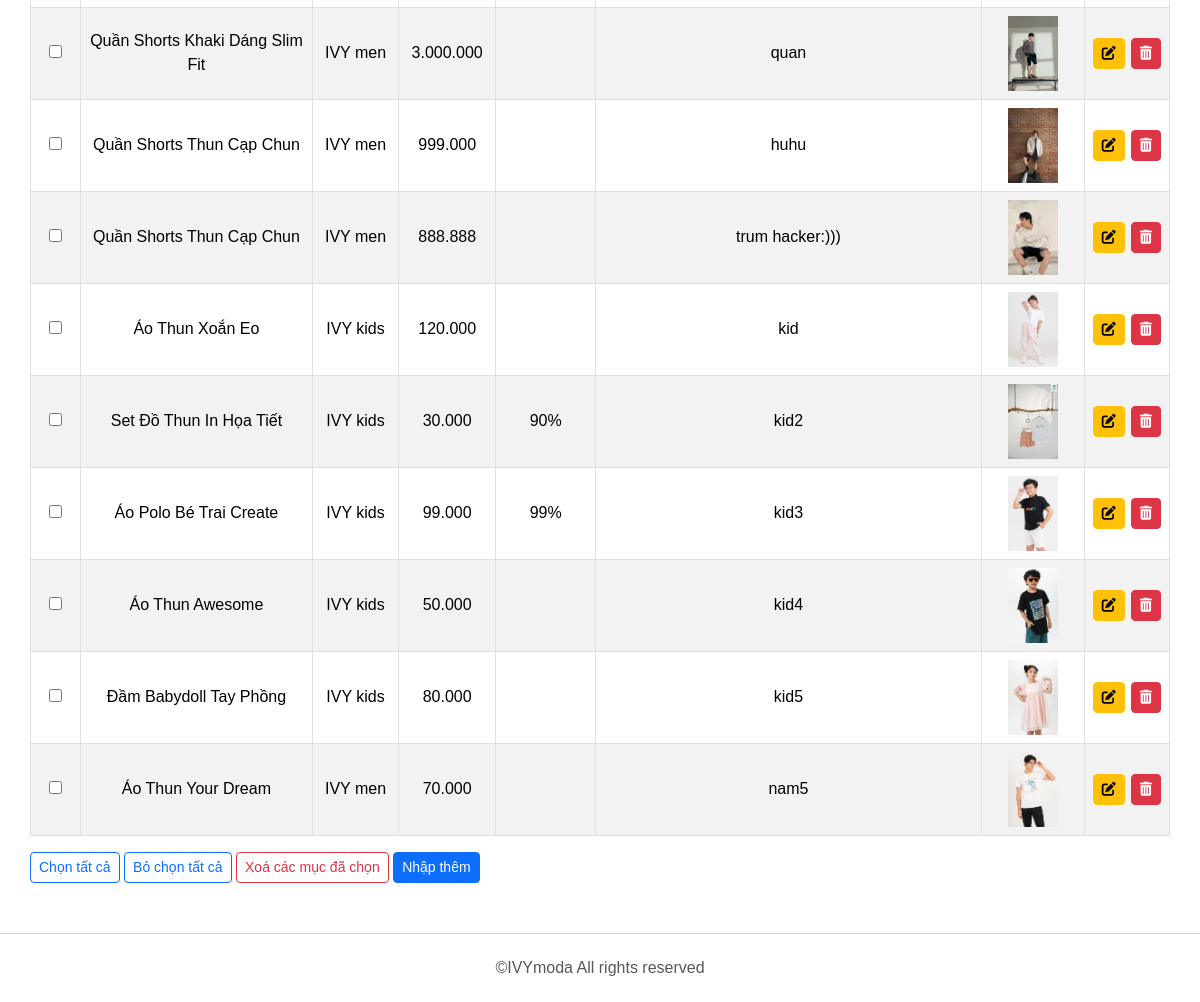
Before: /admin/hang-hoa/index.php?btn_list (signed in, lower part) with the older database file.
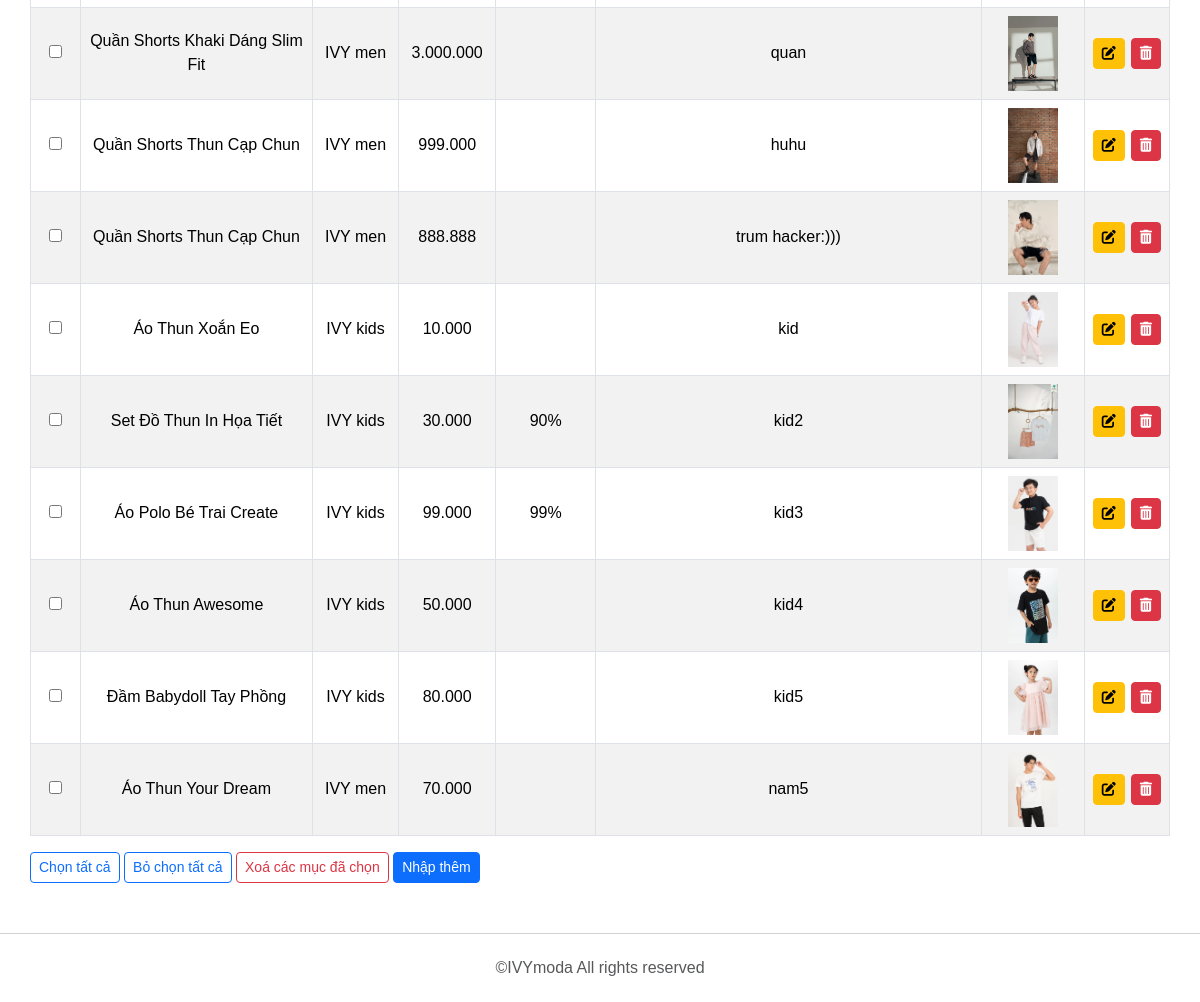
After: the same page with the newer database file.
### tables this page shows
CREATE TABLE `hang_hoa` (
  `ma_hang_hoa` int(10) NOT NULL,
  `ten_hang_hoa` varchar(256) NOT NULL,
  `hinh_anh` varchar(256) NOT NULL,
  `hinh_anh_nen` varchar(256) NOT NULL,
  `hinh_anh_1` varchar(256) NOT NULL,
  `hinh_anh_2` varchar(256) NOT NULL,
  `don_gia` float NOT NULL,
  `muc_giam_gia` int(5) DEFAULT NULL,
  `ma_loai_hang` int(11) DEFAULT NULL,
  `mo_ta_hang_hoa` text NOT NULL,
  `so_luot_xem` int(10) NOT NULL DEFAULT '0'
);

CREATE TABLE `loai_hang` (
  `ma_loai_hang` int(10) NOT NULL,
  `ten_loai_hang` varchar(256) NOT NULL
);

### admin/hang-hoa/index.php (called while the page is built, shortened)
<?php
require "../../dao/pdo.php";
require "../../dao/loai_hang.php";
require "../../dao/hang_hoa.php";
require "../../dao/khach_hang.php";
require "../layout.php";

### dao/pdo.php (called while the page is built, shortened)
<?php
function pdo_get_connection()
{
    $servername = "localhost";
    $username = "root";
    $password = "tacong09032005";
    $dbname = "duanmau";
    try {
        $conn = new PDO("mysql:host=$servername;dbname=$dbname; charset=utf8", $username, $password);
        $conn->setAttribute(PDO::ATTR_ERRMODE, PDO::ERRMODE_EXCEPTION);
        return $conn;
    } catch (PDOException $e) {
        echo "Connection failed: " . $e->getMessage();
    }
}
function pdo_query($sql)
{
    $sql_args = array_slice(func_get_args(), 1);
    try {
        $conn = pdo_get_connection();
        $stmt = $conn->prepare($sql);
        $stmt->execute($sql_args);
        $rows = $stmt->fetchAll();
        return $rows;
    } catch (PDOException $e) {
        throw $e;
    } finally {
        unset($conn);
    }
}
function pdo_query_one($sql)
{
    $sql_args = array_slice(func_get_args(), 1);
    try {
        $conn = pdo_get_connection();
        $stmt = $conn->prepare($sql);
        $stmt->execute($sql_args);
        $row = $stmt->fetch(PDO::FETCH_ASSOC);
        return $row;
    } catch (PDOException $e) {
        throw $e;
    } finally {
        unset($conn);
    }
}

### dao/khach_hang.php (called while the page is built, shortened)
<?php
function user_selectById($id)
{
    $sql = "SELECT * FROM khach_hang WHERE ma_khach_hang = $id";
    return pdo_query_one($sql);
}

### dao/hang_hoa.php (called while the page is built, shortened)
<?php
function hang_selectAll()
{
    $sql = "SELECT * FROM hang_hoa";
    return pdo_query($sql);
}

### dao/loai_hang.php (called while the page is built, shortened)
<?php
function loai_selectById($id)
{
    $sql = "SELECT * FROM loai_hang WHERE ma_loai_hang = ?";
    return pdo_query_one($sql, $id);
}

### admin/hang-hoa/list.php (the view, shortened to what this page needs)
<table class="table table-bordered table-striped">
    <tbody>
        <?php
        require_once '../../dao/pdo.php';
        require_once '../../dao/hang_hoa.php';
        if (isset($_GET['select']) && $_GET['select'] !== 'all') {
            $list = hang_selectByLoaiHang($_GET['select']);
        } else {
            $list = hang_selectAll();
        }
        if (empty($list)) { ?>
            <tr>
                <td colspan="6">Hiện chưa có bản ghi nào</td>
            </tr>
            <?php  } else {
            foreach ($list as $item) { ?>
                <tr>
                    <td style="width: 50px;"><input style="cursor: pointer" type="checkbox" name="" id="" class="checkbox" value="<?php echo $item['ma_hang_hoa'] ?>"></td>
                    <td style="max-width: 263px;">
                        <p style=" word-wrap: break-word; overflow-wrap: break-word; overflow: hidden; -webkit-line-clamp: 2; -webkit-box-orient: vertical; display: -webkit-box; margin-bottom: 0"><?php echo $item['ten_hang_hoa'] ?></p>
                    </td>
                    <td><?php
                        echo loai_selectById($item['ma_loai_hang'])['ten_loai_hang'] ?>
                    </td>
                    <td><?php
                        $money = number_format($item['don_gia'], 0, '', '.');
                        echo $money;
                        ?></td>
                    <td style="width: 100px;"><?php if (isset($item['muc_giam_gia'])) {
                                                    echo $item['muc_giam_gia'] . '%';
                                                } ?></td>
                    <td style="max-width: 450px;">
                        <p style="word-wrap: break-word; overflow-wrap: break-word; overflow: hidden; -webkit-line-clamp: 2; -webkit-box-orient: vertical; display: -webkit-box; margin-bottom: 0"> <?php echo $item['mo_ta_hang_hoa'] ?></p>
                    </td>
                    <td><img style="margin: 0 18px;" width="50" src="<?php echo $item['hinh_anh'] ?>" alt=""></td>
                    <td>
                        <div style="display: flex; gap: 6px; justify-content: center;">
                            <a class="btn btn-warning btn-sm" style="color: #000" href="?edit&id=<?php echo $item['ma_hang_hoa'] ?>"><i class="fa-solid fa-pen-to-square"></i></a>
                            <a class="btn btn-danger btn-sm" style="color: #fff" href="?delete&id=<?php echo $item['ma_hang_hoa'] ?>"><i class="fa-solid fa-trash-can"></i></a>
                        </div>
                    </td>
                </tr>
        <?php    }
        }
        ?>
    </tbody>
</table>
<button id="btn-select" class="btn btn-outline-primary btn-sm">Chọn tất cả</button>
<button id="btn-unselect" class="btn btn-outline-primary btn-sm">Bỏ chọn tất cả</button>
<button id="deleteBtn" class="btn btn-outline-danger btn-sm">Xoá các mục đã chọn</button>
<a href="./" class="btn btn-primary btn-sm">Nhập thêm</a>

### admin/layout.php (shortened to what this page needs)
<!DOCTYPE html>
<html lang="en">
<head>
    <link href="https://cdn.jsdelivr.net/npm/bootstrap@5.3.3/dist/css/bootstrap.min.css" rel="stylesheet">
    <link rel="stylesheet" href="../../content/css/style.css" />
</head>
<body style="min-height: 100vh; display: flex; flex-direction:column;">
    <?php
    if (isset($_SESSION['user-id'])) {
        $id = $_SESSION['user-id'];
        $user = user_selectById($id);
    }
    if (isset($user['vai_tro']) && $user['vai_tro'] == 1) { ?>
                                <?php
                                require_once "../../dao/pdo.php";
                                require_once "../../dao/khach_hang.php";
                                ?>
        <main id="main" style="padding-top: 20px; border: none; padding-bottom: 50px">
            <section class="container" style="padding: 0;">
                <?php include $VIEW_NAME; ?>
            </section>
        </main>
        <footer id="footer" style="border-top: 1px solid #d1d2d4; margin-top: auto;">
            <div class="copy-right">©IVYmoda All rights reserved</div>
        </footer>
    <?php    } else { ?>
        <h1>Cần có quyền admin để truy cập trang này</h1>
    <?php }
    ?>
</body>
</html>

### content/css/style.css (style rules this page uses)
* { margin: 0; padding: 0; box-sizing: border-box; font-family: "Montserrat", sans-serif; }
body { font-size: 16px; line-height: 24px; }
a { text-decoration: none; }
.container { width: 1380px; padding-right: 15px; padding-left: 15px; margin-left: auto; margin-right: auto; }
#main { border-bottom: 1px solid #d1d2d4; padding-top: 80px; }
#footer { padding: 24px 0; }
#footer .copy-right { font-size: 16px; line-height: 20px; color: #57585a; text-align: center; }

Changed rows visible on the page:
changed hang_hoa "Áo Thun Xoắn Eo": don_gia "120.000" → "10.000"
